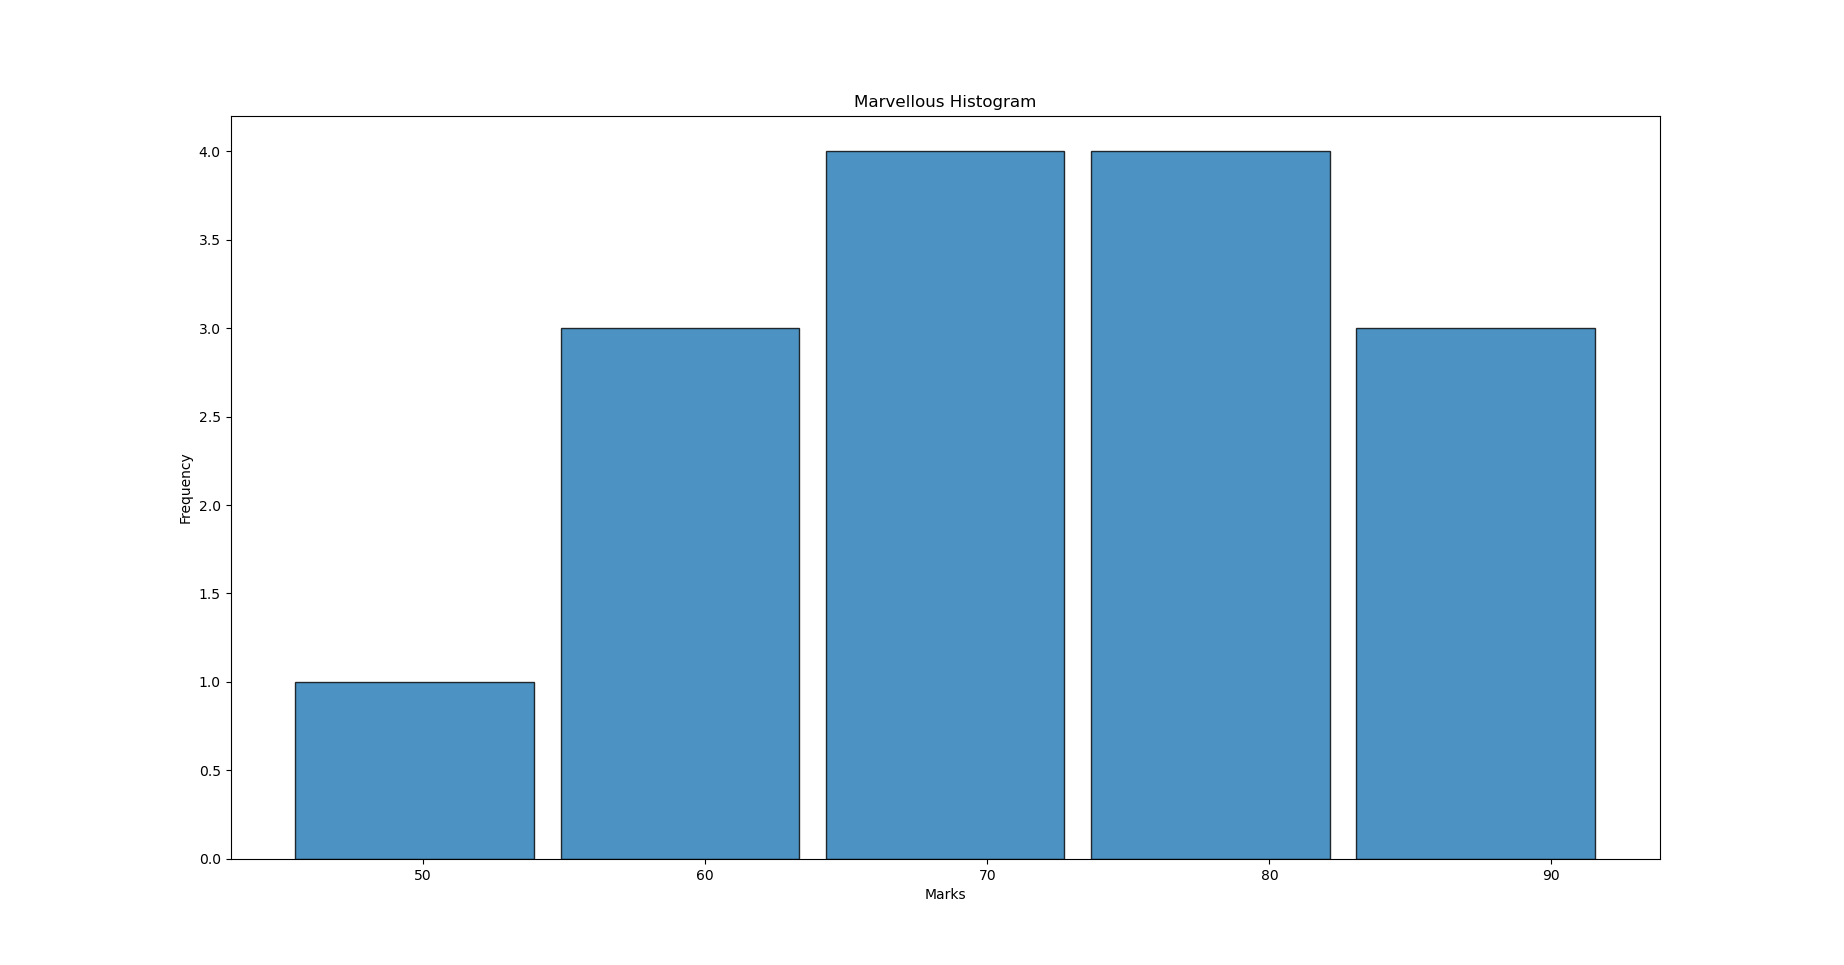

Source code (Python):
import matplotlib.pyplot as plt

def main():

	marks = [45,55,60,62,65,67,70,72,75,78,80,82,85,90,92]
	
	plt.hist(
		marks,		# Continious data
		bins = 5,	# Number of group 
		edgecolor = "black",
		alpha = 0.8,
		rwidth = 0.9,	
	)
	plt.title("Marvellous Histogram")
	plt.xlabel("Marks")
	plt.ylabel("Frequency")
	plt.show()

if __name__ == "__main__":
	main()
